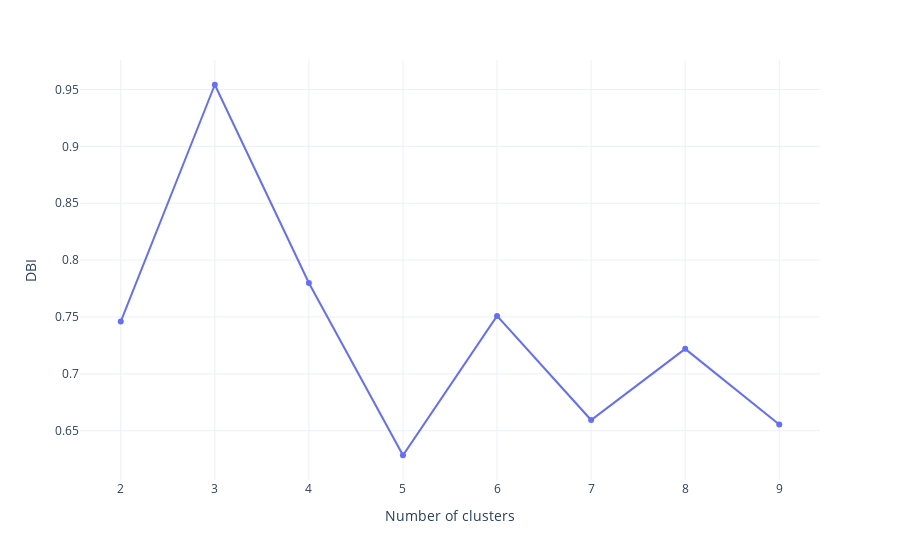

Notebook code cell kept with this figure:
### Code cell
fig = px.line(cluster_df, x='Number of clusters', y='DBI', markers=True)
print(f"Optimal number of clusters: {optimal_cluster["Number of clusters"]}")
#fig.layout.title = f"Optimal number of clusters: {optimal_cluster['n_clusters']}"
fig

### Figure 1 — Plotly figure (JSON) as saved in the notebook; plotly's stock layout.template omitted (floating-point values rounded to 4 significant figures)
{"data": [{"hovertemplate": "Number of clusters=%{x}<br>DBI=%{y}<extra></extra>", "legendgroup": "", "line": {"color": "#636efa", "dash": "solid"}, "marker": {"symbol": "circle"}, "mode": "lines+markers", "name": "", "orientation": "v", "showlegend": false, "type": "scatter", "x": [2, 3, 4, 5, 6, 7, 8, 9], "xaxis": "x", "y": [0.746, 0.9541, 0.7799, 0.6285, 0.7509, 0.6594, 0.722, 0.6555], "yaxis": "y"}], "layout": {"legend": {"tracegroupgap": 0}, "margin": {"t": 60}, "xaxis": {"anchor": "y", "domain": [0, 1], "title": {"text": "Number of clusters"}}, "yaxis": {"anchor": "x", "domain": [0, 1], "title": {"text": "DBI"}}}}
